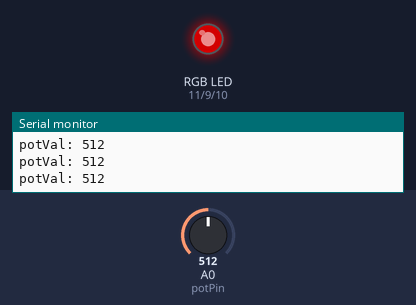
A sketch run on a simulated Arduino Uno, built with avr-gcc and run on an emulated ATmega328P. On the bench: an RGB LED mixed from three pins (HIGH = lit), the last lines printed to the serial monitor. The test bench sets the inputs (shaded band); at power-on: A0 (potPin) = 512. Dim RGB values are drawn brighter than linear.

Above: at 1.2 s.
1.3 s: A0 (potPin) set to 11
At 1.7 s:
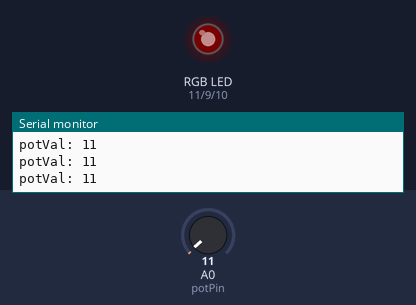
2.8 s: A0 (potPin) set to 8
At 3.8 s:
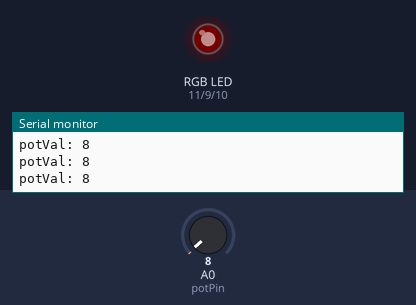
4.3 s: A0 (potPin) set to 0
At 4.9 s:
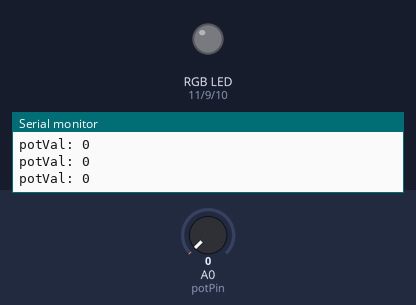
5.8 s: A0 (potPin) set to 94
At 6.2 s:
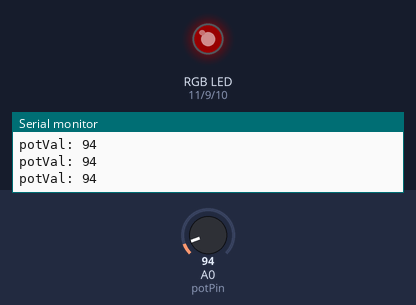
7.3 s: A0 (potPin) set to 108
At 8.5 s:
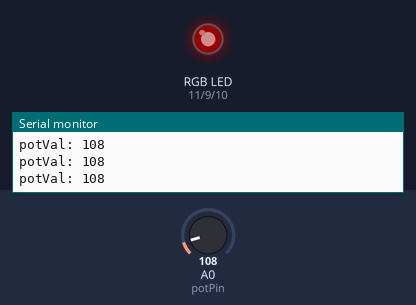
8.8 s: A0 (potPin) set to 511
At 9.7 s:
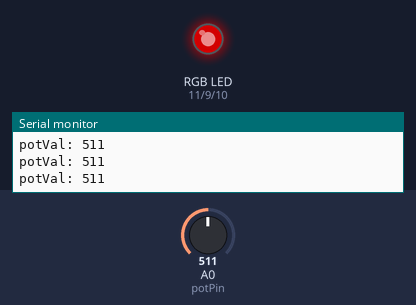
Timing chart, 0 to 11.8 s (numbered marks = the images above; inputs shaded):
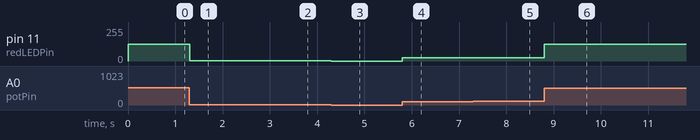

Measured:
- after the input at 1.3 s, pin 11 (redLEDPin): 127/255 → 2/255 at once
- after the input at 2.8 s, pin 11 (redLEDPin): 2/255 → 1/255 at once
- after the input at 4.3 s, pin 11 (redLEDPin): 1/255 → 0/255 at once
- after the input at 5.8 s, pin 11 (redLEDPin): 0/255 → 23/255 at once
- after the input at 7.3 s, pin 11 (redLEDPin): 23/255 → 26/255 at once
- after the input at 8.8 s, pin 11 (redLEDPin): 26/255 → 127/255 at once

The sketch:

luz_modulable.ino
```cpp
 /*Name: Alba Guimerans
 * Data: 5/febrero/2021
 * Que hace el programa?: Varia los colores y la intensidad de ellos segun gires tu el potenciometro y toques el boton.
 *
 *
 */

int const potPin = A0;
int potVal;


//constantes de pines
const int greenLEDPin=9;
const int redLEDPin=11;
const int blueLEDPin=10;

const int buttonPin= 6;

//
int switchState = 0;

//variables
int redValue = 0;
int greenValue= 0;
int blueValue= 0;


void setup() {
  pinMode(greenLEDPin,OUTPUT);
  pinMode(redLEDPin,OUTPUT);
  pinMode(blueLEDPin,OUTPUT);
  Serial.begin(9600);
    pinMode(buttonPin, INPUT);
}

void loop() {
  potVal = analogRead(potPin);
  Serial.print("potVal: ");
  Serial.println(potVal);
  redValue = map(potVal,0,1023,0,255);
analogWrite(redLEDPin, redValue);

 delay(15);


}
```
